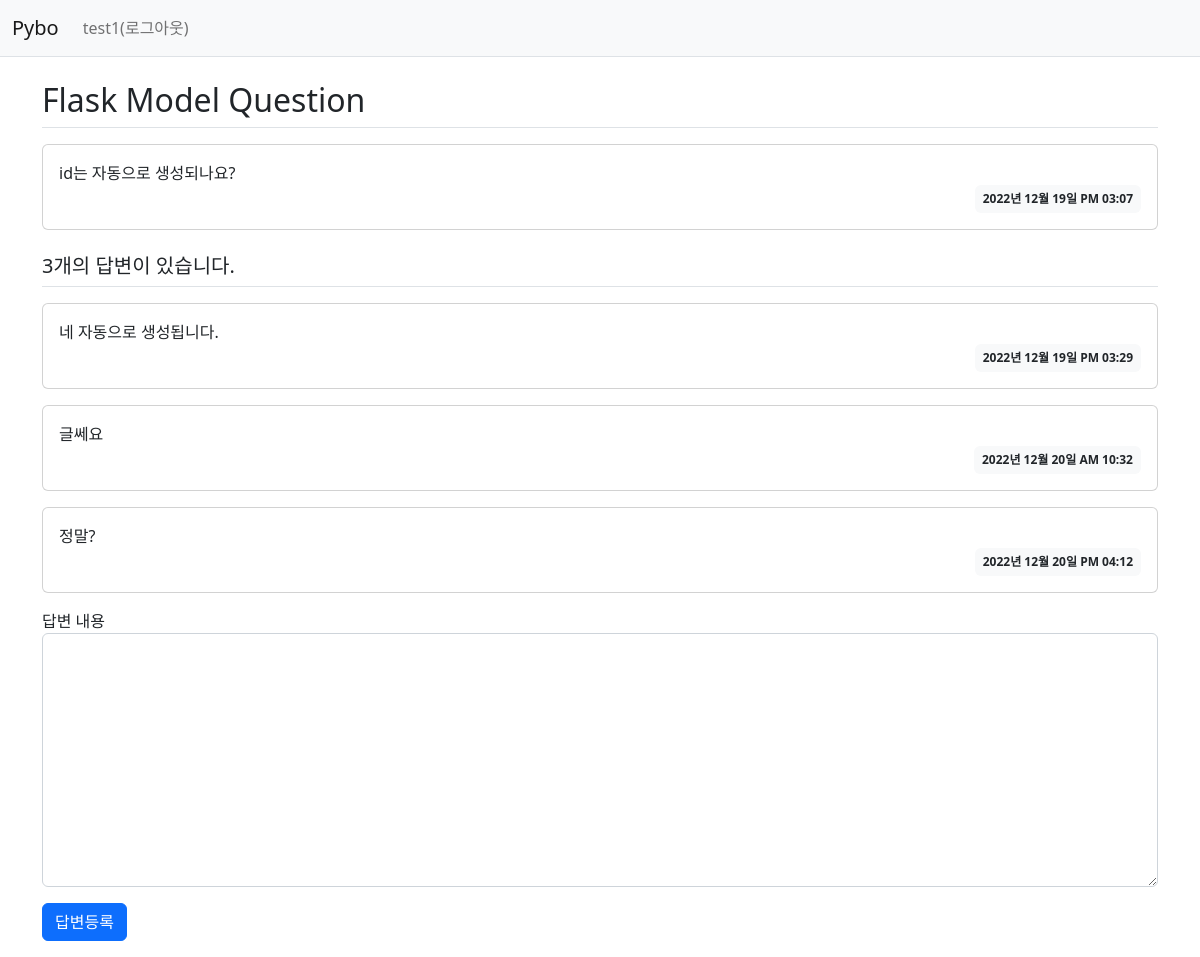
Screenshot of /question/detail/2/ (signed in) with the database file from the repository.
### pybo/models.py (models this page shows)
class User(db.Model) :
    id = db.Column(db.Integer, primary_key=True)
    username = db.Column(db.String(150), unique=True, nullable=False)
    password = db.Column(db.String(200), nullable=False)
    email = db.Column(db.String(150), unique=True, nullable=False)

class Question(db.Model) :
    id = db.Column(db.Integer, primary_key=True)  # Integer + primary_key -> auto increment 자동 적용됨
    subject = db.Column(db.String(200), nullable=False)
    content = db.Column(db.Text(), nullable=False)
    create_date = db.Column(db.DateTime(), nullable=False)

class Answer(db.Model) :
    id = db.Column(db.Integer, primary_key=True)
    question_id = db.Column(db.Integer, db.ForeignKey('question.id', ondelete='CASCADE'))
    question = db.relationship('Question', backref=db.backref('answer_set'))
    content = db.Column(db.Text(), nullable=False)
    create_date = db.Column(db.DateTime(), nullable=False)

### pybo/views/question_views.py (the view)
@bp.route('detail/<int:question_id>/')
def detail(question_id) :
    form = AnswerForm()
    question = Question.query.get_or_404(question_id)
    return render_template('question/question_detail.html', question=question, form=form)

### pybo/forms.py
class AnswerForm(FlaskForm) :
    content = TextAreaField('답변 내용', validators=[DataRequired('답변 내용은 필수 입력 항목입니다.')])

### pybo/filter.py (called while the page is built)
def format_datetime(value, fmt='%Y년 %m월 %d일 %p %I:%M'):
    return value.strftime(fmt)

### pybo/views/auth_views.py (called while the page is built)
@bp.before_app_request  # 가장 먼저 실행이 되는 어노테이션
def load_logged_in_user() :
    user_id = session.get('user_id')
    if user_id is None :
        g.user = None
    else:
        g.user = User.query.get(user_id)

### pybo/templates/question/question_detail.html (shortened to what this page needs)
{% extends 'base.html' %}
{% block content %}
<div class="container my-3">
    <h2 class="border-bottom py-2">{{ question.subject }}</h2>
    <div class="card my-3">
        <div class="card-body">
            <div class="card-text" style="white-space: pre-line;">{{ question.content }}</div>
            <div class="d-flex justify-content-end">
                <div class="badge bg-light text-dark p-2">
                    {{ question.create_date | datetime }}
                </div>
            </div>
        </div>
    </div>
    <h5 class="border-bottom my-3 py-2">{{ question.answer_set|length }}개의 답변이 있습니다.</h5>
    {% for answer in question.answer_set %}
    <div class="card my-3">
        <div class="card-body">
            <div class="card-text" style="white-space: pre-line;">{{ answer.content }}</div>
            <div class="d-flex justify-content-end">
                <div class="badge bg-light text-dark p-2">
                    {{ answer.create_date | datetime }}
                </div>
            </div>
        </div>
    </div>
    {% endfor %}
    <form action="{{ url_for('answer.create', question_id=question.id) }}" method="post" class="my-3">
        <div class="mb-3">
            <label for="content">답변 내용</label>
            <textarea name="content" id="content" class="form-control" rows="10"></textarea>
        </div>
        <input type="submit" value="답변등록" class="btn btn-primary">
    </form>
</div>
{% endblock %}

### pybo/templates/navbar.html (shortened to what this page needs)
<!DOCTYPE html>
<html lang="en">
<head>
</head>
<body>
<nav class="navbar navbar-expand-lg navbar-light bg-light border-bottom">
    <div class="container-fluid">
        <a class="navbar-brand" href="{{ url_for('main.index') }}">Pybo</a>
        <div class="collapse navbar-collapse" id="navbarSupportedContent">
            {% if g.user %}
            <ul class="navbar-nav">
                <li class="nav-item">
                    <a class="nav-link" href="{{ url_for('auth.logout') }}">{{ g.user.username }}(로그아웃)</a>
                </li>
            </ul>
            {% endif %}
        </div>
    </div>
</nav>
</body>
</html>

### rows the page displays
User: user.username "test1"
Question: subject "Flask Model Question", content "id는 자동으로 생성되나요?", create_date "2022년 12월 19일 PM 03:07"
Answer: content "네 자동으로 생성됩니다.", create_date "2022년 12월 19일 PM 03:29"
Answer: content "글쎄요", create_date "2022년 12월 20일 AM 10:32"
Answer: content "정말?", create_date "2022년 12월 20일 PM 04:12"

### other values shown
{{ question.answer_set|length }} "3"
